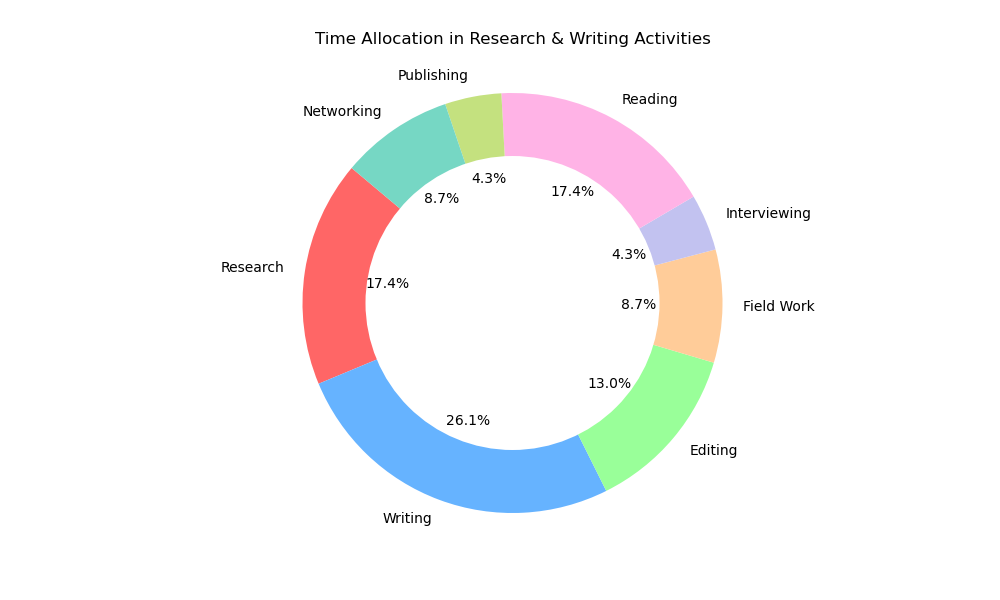

The script that drew this image:

import matplotlib.pyplot as plt

# Data to plot
categories = ['Research', 'Writing', 'Editing', 'Field Work', 'Interviewing', 'Reading', 'Publishing', 'Networking']
time_spent = [2, 3, 1.5, 1, 0.5, 2, 0.5, 1]
colors = ['#ff6666', '#66b3ff', '#99ff99', '#ffcc99', '#c2c2f0', '#ffb3e6', '#c4e17f', '#76d7c4']

# Plot pie chart
plt.figure(figsize=(10, 6))
plt.pie(time_spent, labels=categories, colors=colors, autopct='%1.1f%%', startangle=140)

# Draw a circle at the center of pie to make it look like a donut
centre_circle = plt.Circle((0,0),0.70,fc='white')
fig = plt.gcf()
fig.gca().add_artist(centre_circle)

# Equal aspect ratio ensures that pie is drawn as a circle.
plt.axis('equal')

plt.title('Time Allocation in Research & Writing Activities', pad=20)
plt.show()
